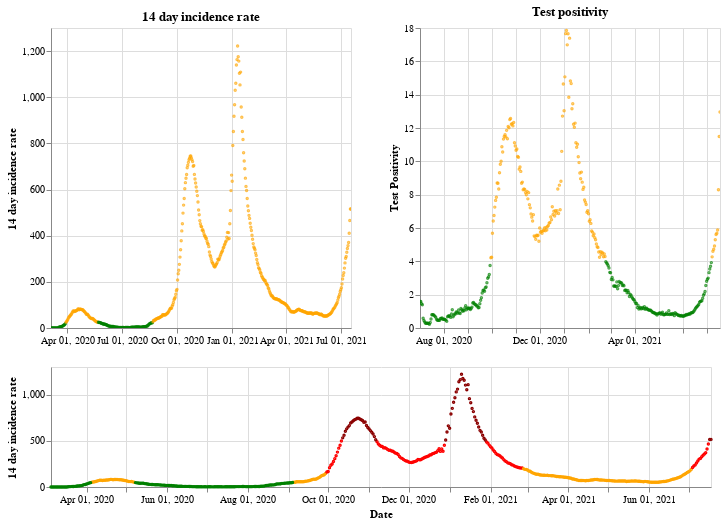

The notebook cell saved with this chart:
### Markdown cell above
## Northern Ireland

### Code cell
plot_traffic_light('Northern Ireland')

### Figure 1 — Vega-Lite specification as saved in the notebook (floating-point values rounded to 4 significant figures; data arrays with more than 128 entries replaced by an {"elided": "..."} marker saying what was removed)
{"config": {"view": {"continuousWidth": 400, "continuousHeight": 300}}, "vconcat": [{"hconcat": [{"mark": {"type": "point", "size": 2}, "encoding": {"color": {"condition": {"value": "green", "test": "(datum.twoWeeklyCasesRate <= 25)"}, "value": "orange"}, "tooltip": [{"type": "nominal", "field": "areaName"}, {"type": "temporal", "field": "date"}, {"type": "quantitative", "field": "twoWeeklyCasesRate"}, {"type": "quantitative", "field": "testPositivity"}], "x": {"type": "temporal", "axis": {"title": ""}, "field": "date", "scale": {"domain": {"selection": "DateBrush"}}, "timeUnit": "yearmonthdate"}, "y": {"type": "quantitative", "axis": {"title": "14 day incidence rate"}, "field": "twoWeeklyCasesRate"}}, "title": "14 day incidence rate", "width": 300}, {"mark": {"type": "point", "size": 2}, "encoding": {"color": {"condition": {"value": "green", "test": "(datum.testPositivity <= 4)"}, "value": "orange"}, "tooltip": [{"type": "nominal", "field": "areaName"}, {"type": "temporal", "field": "date"}, {"type": "quantitative", "field": "twoWeeklyCasesRate"}, {"type": "quantitative", "field": "testPositivity"}], "x": {"type": "temporal", "axis": {"title": ""}, "field": "date", "scale": {"domain": {"selection": "DateBrush"}}, "timeUnit": "yearmonthdate"}, "y": {"type": "quantitative", "axis": {"title": "Test Positivity"}, "field": "testPositivity"}}, "title": "Test positivity", "width": 300}]}, {"layer": [{"mark": {"type": "point", "size": 2}, "encoding": {"color": {"condition": {"value": "orange", "test": "(((datum.testPositivity < 4) && (datum.twoWeeklyCasesRate >= 50)) && (datum.twoWeeklyCasesRate < 200))"}, "value": "red"}, "opacity": {"condition": {"value": 1, "test": "((datum.twoWeeklyCasesRate >= 50) && (datum.twoWeeklyCasesRate < 500))"}, "value": 0}, "tooltip": [{"type": "nominal", "field": "areaName"}, {"type": "temporal", "field": "date"}, {"type": "quantitative", "field": "twoWeeklyCasesRate"}, {"type": "quantitative", "field": "testPositivity"}], "x": {"type": "temporal", "axis": {"title": "Date"}, "field": "date", "timeUnit": "yearmonthdate"}, "y": {"type": "quantitative", "axis": {"title": "14 day incidence rate"}, "field": "twoWeeklyCasesRate"}}, "selection": {"DateBrush": {"type": "interval", "encodings": ["x"], "fields": ["Time"]}}}, {"mark": {"type": "point", "size": 2}, "encoding": {"color": {"value": "darkred"}, "opacity": {"condition": {"value": 1, "test": "(datum.twoWeeklyCasesRate >= 500)"}, "value": 0}, "tooltip": [{"type": "nominal", "field": "areaName"}, {"type": "temporal", "field": "date"}, {"type": "quantitative", "field": "twoWeeklyCasesRate"}, {"type": "quantitative", "field": "testPositivity"}], "x": {"type": "temporal", "axis": {"title": "Date"}, "field": "date", "timeUnit": "yearmonthdate"}, "y": {"type": "quantitative", "axis": {"title": "14 day incidence rate"}, "field": "twoWeeklyCasesRate"}}}, {"mark": {"type": "point", "size": 2}, "encoding": {"color": {"condition": {"value": "green", "test": "((datum.testPositivity < 4) && (datum.twoWeeklyCasesRate < 50))"}, "value": "orange"}, "opacity": {"condition": {"value": 1, "test": "(datum.twoWeeklyCasesRate < 50)"}, "value": 0}, "tooltip": [{"type": "nominal", "field": "areaName"}, {"type": "temporal", "field": "date"}, {"type": "quantitative", "field": "twoWeeklyCasesRate"}, {"type": "quantitative", "field": "testPositivity"}], "x": {"type": "temporal", "axis": {"title": "Date"}, "field": "date", "timeUnit": "yearmonthdate"}, "y": {"type": "quantitative", "axis": {"title": "14 day incidence rate"}, "field": "twoWeeklyCasesRate"}}}], "height": 120, "width": 660}], "data": {"name": "data-7371d239f5c2b384f3dfeb58bb73a0d0"}, "$schema": "https://vega.github.io/schema/vega-lite/v4.8.1.json", "datasets": {"data-7371d239f5c2b384f3dfeb58bb73a0d0": {"elided": "501 records"}}}
